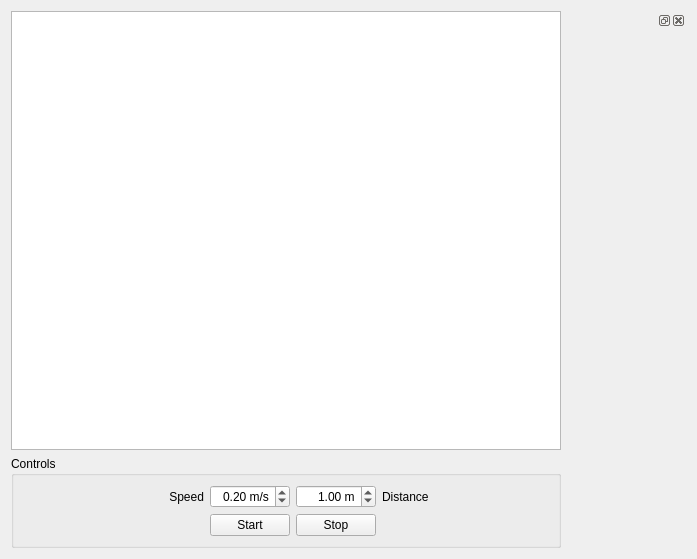
<?xml version="1.0" encoding="UTF-8"?>
<ui version="4.0">
 <class>kobuki_testsuite_widget</class>
 <widget class="QWidget" name="kobuki_testsuite_widget">
  <property name="geometry">
   <rect>
    <x>0</x>
    <y>0</y>
    <width>697</width>
    <height>559</height>
   </rect>
  </property>
  <property name="windowTitle">
   <string>Kobuki Test Suite</string>
  </property>
  <property name="windowIcon">
   <iconset resource="../resources/common.qrc">
    <normaloff>:/images/kobuki_icon.png</normaloff>:/images/kobuki_icon.png</iconset>
  </property>
  <layout class="QGridLayout" name="gridLayout_2">
   <item row="0" column="0">
    <widget class="QTextBrowser" name="text_browser">
     <property name="autoFormatting">
      <set>QTextEdit::AutoAll</set>
     </property>
     <property name="tabChangesFocus">
      <bool>true</bool>
     </property>
     <property name="documentTitle">
      <string/>
     </property>
     <property name="source">
      <url>
       <string>qrc:/text/climbing.html</string>
      </url>
     </property>
     <property name="openLinks">
      <bool>false</bool>
     </property>
    </widget>
   </item>
   <item row="0" column="1" rowspan="2">
    <widget class="ConfigurationDockWidget" name="configuration_dock">
     <widget class="QWidget" name="dockWidgetContents"/>
    </widget>
   </item>
   <item row="1" column="0">
    <widget class="QGroupBox" name="groupBox">
     <property name="title">
      <string>Controls</string>
     </property>
     <layout class="QGridLayout" name="gridLayout">
      <item row="0" column="0">
       <spacer name="horizontalSpacer_5">
        <property name="orientation">
         <enum>Qt::Horizontal</enum>
        </property>
        <property name="sizeHint" stdset="0">
         <size>
          <width>96</width>
          <height>17</height>
         </size>
        </property>
       </spacer>
      </item>
      <item row="0" column="1">
       <widget class="QLabel" name="label_2">
        <property name="text">
         <string>Speed</string>
        </property>
        <property name="alignment">
         <set>Qt::AlignRight|Qt::AlignTrailing|Qt::AlignVCenter</set>
        </property>
       </widget>
      </item>
      <item row="0" column="2">
       <widget class="QDoubleSpinBox" name="speed_spinbox">
        <property name="alignment">
         <set>Qt::AlignRight|Qt::AlignTrailing|Qt::AlignVCenter</set>
        </property>
        <property name="prefix">
         <string/>
        </property>
        <property name="suffix">
         <string> m/s</string>
        </property>
        <property name="maximum">
         <double>0.700000000000000</double>
        </property>
        <property name="singleStep">
         <double>0.100000000000000</double>
        </property>
        <property name="value">
         <double>0.200000000000000</double>
        </property>
       </widget>
      </item>
      <item row="0" column="3">
       <widget class="QDoubleSpinBox" name="distance_spinbox">
        <property name="alignment">
         <set>Qt::AlignRight|Qt::AlignTrailing|Qt::AlignVCenter</set>
        </property>
        <property name="prefix">
         <string/>
        </property>
        <property name="suffix">
         <string> m</string>
        </property>
        <property name="maximum">
         <double>2.000000000000000</double>
        </property>
        <property name="singleStep">
         <double>0.100000000000000</double>
        </property>
        <property name="value">
         <double>1.000000000000000</double>
        </property>
       </widget>
      </item>
      <item row="0" column="4">
       <widget class="QLabel" name="label_3">
        <property name="text">
         <string>Distance</string>
        </property>
       </widget>
      </item>
      <item row="0" column="5">
       <spacer name="horizontalSpacer_2">
        <property name="orientation">
         <enum>Qt::Horizontal</enum>
        </property>
        <property name="sizeHint" stdset="0">
         <size>
          <width>96</width>
          <height>20</height>
         </size>
        </property>
       </spacer>
      </item>
      <item row="1" column="0" colspan="2">
       <spacer name="horizontalSpacer_6">
        <property name="orientation">
         <enum>Qt::Horizontal</enum>
        </property>
        <property name="sizeHint" stdset="0">
         <size>
          <width>181</width>
          <height>20</height>
         </size>
        </property>
       </spacer>
      </item>
      <item row="1" column="2">
       <widget class="QPushButton" name="start_button">
        <property name="text">
         <string>Start</string>
        </property>
       </widget>
      </item>
      <item row="1" column="3">
       <widget class="QPushButton" name="stop_button">
        <property name="text">
         <string>Stop</string>
        </property>
       </widget>
      </item>
      <item row="1" column="4" colspan="2">
       <spacer name="horizontalSpacer_3">
        <property name="orientation">
         <enum>Qt::Horizontal</enum>
        </property>
        <property name="sizeHint" stdset="0">
         <size>
          <width>167</width>
          <height>20</height>
         </size>
        </property>
       </spacer>
      </item>
     </layout>
    </widget>
   </item>
  </layout>
 </widget>
 <customwidgets>
  <customwidget>
   <class>ConfigurationDockWidget</class>
   <extends>QDockWidget</extends>
   <header location="global">kobuki_qtestsuite.configuration_dock_widget</header>
   <container>1</container>
  </customwidget>
 </customwidgets>
 <resources>
  <include location="../resources/common.qrc"/>
  <include location="../resources/climbing.qrc"/>
 </resources>
 <connections/>
</ui>
